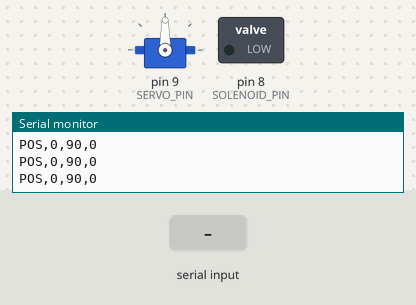
Bench run of a sketch on a simulated Arduino Uno, built with avr-gcc and run on an emulated ATmega328P. Parts: servo, switched loads named in the sketch (green lamp = pin HIGH), the last lines printed to the serial monitor. The test bench sets the inputs (shaded band).

Above: at 1.3 s.
1.4 s: "X\n" received over Serial
At 1.8 s:
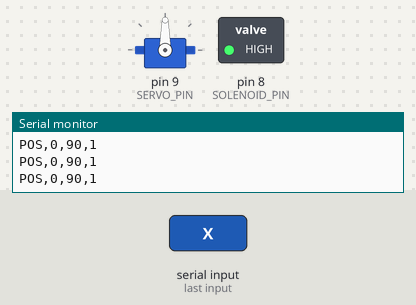
4.4 s: "B\n" received over Serial
Timing chart, 0 to 7.4 s (numbered marks = the images above; inputs shaded):
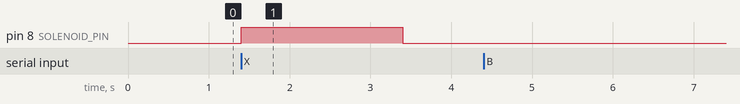

Measured:
- after the input at 1.4 s, pin 8 (SOLENOID_PIN): LOW → HIGH at once, → LOW 2.0 s later

The sketch:

sketch_oct6a.ino
```cpp
#include <Stepper.h>
#include <Servo.h>
#include <string.h>
#include <stdio.h>

// ==================== STEPPER MOTOR ====================

const int STEPS_PER_REVOLUTION = 2048;

const int IN1 = 4;
const int IN2 = 5;
const int IN3 = 6;
const int IN4 = 7;

Stepper motor(
  STEPS_PER_REVOLUTION,
  IN1, IN3, IN2, IN4
);

const long STEPPER_MAX_STEPS = STEPS_PER_REVOLUTION;

const int STEPPER_MIN_RPM = 1;
const int STEPPER_MAX_RPM = 12;
const int STEPPER_RESET_RPM = 8;

long stepperPosition = 0;
int stepperInput = 0;

// ==================== SERVO MOTOR ====================

Servo servo;

int servoAngle = 90;

const int SERVO_MIN_ANGLE = 15;
const int SERVO_MAX_ANGLE = 165;
const int SERVO_PIN = 9;

const int SERVO_SLOW_INTERVAL = 100;
const int SERVO_FAST_INTERVAL = 25;

int servoInput = 0;
unsigned long lastServoMoveTime = 0;

// ==================== TURRET RESET ====================

bool resetInProgress = false;

// ==================== SOLENOID ====================

const int SOLENOID_PIN = 8;

bool launching = false;
unsigned long launchStart = 0;
const unsigned long LAUNCH_DURATION = 2000;

// ==================== SERIAL INPUT ====================

char inputBuffer[40];
byte inputIndex = 0;

// ==================== PROCESS COMMAND ====================

void processCommand(char *line) {
  // Xbox X: activate solenoid
  if (strcmp(line, "X") == 0) {
    if (!launching) {
      digitalWrite(SOLENOID_PIN, HIGH);
      launchStart = millis();
      launching = true;
    }
    return;
  }

  // Xbox B: reset turret position
  if (strcmp(line, "B") == 0) {
    // Stop joystick-controlled movement.
    servoInput = 0;
    stepperInput = 0;

    // Command the servo back to straight up.
    servoAngle = 90;
    servo.write(servoAngle);

    // Return the stepper to tracked horizontal zero.
    resetInProgress = true;

    Serial.println("Turret reset started.");
    return;
  }

  // Ignore joystick commands during horizontal reset.
  if (resetInProgress) {
    return;
  }

  // Joystick command: J,servoValue,stepperValue
  if (strncmp(line, "J,", 2) == 0) {
    int newServoInput;
    int newStepperInput;

    if (sscanf(line + 2, "%d,%d",
               &newServoInput,
               &newStepperInput) == 2) {

      servoInput = constrain(newServoInput, -1000, 1000);
      stepperInput = constrain(newStepperInput, -1000, 1000);
    }
  }
}

// ==================== SETUP ====================

void setup() {
  Serial.begin(9600);

  motor.setSpeed(STEPPER_MIN_RPM);

  servo.attach(SERVO_PIN);
  servo.write(servoAngle);

  pinMode(SOLENOID_PIN, OUTPUT);
  digitalWrite(SOLENOID_PIN, LOW);

  Serial.println("Proportional turret controller ready.");
  Serial.println("J,servo,stepper: joystick control");
  Serial.println("X: activate solenoid");
  Serial.println("B: reset to horizontal 0, vertical 90");
  Serial.println("Stepper range: 0-360 degrees");
  Serial.println("Servo range: 15-165 degrees");
}

// ==================== MAIN LOOP ====================

void loop() {
  unsigned long now = millis();

  // Read newline-terminated serial messages.
  while (Serial.available() > 0) {
    char incoming = Serial.read();

    if (incoming == '\r') {
      continue;
    }

    if (incoming == '\n') {
      inputBuffer[inputIndex] = '\0';

      if (inputIndex > 0) {
        processCommand(inputBuffer);
      }

      inputIndex = 0;
    } else {
      if (inputIndex < sizeof(inputBuffer) - 1) {
        inputBuffer[inputIndex++] = incoming;
      } else {
        inputIndex = 0;
      }
    }
  }

  // ==================== HORIZONTAL RESET ====================

  if (resetInProgress) {
    // Move toward zero at a fixed, moderate speed.
    if (stepperPosition > 0) {
      motor.setSpeed(STEPPER_RESET_RPM);
      motor.step(-1);
      stepperPosition--;
    }

    if (stepperPosition <= 0) {
      stepperPosition = 0;
      stepperInput = 0;
      servoInput = 0;
      resetInProgress = false;

      Serial.println("Turret reset complete.");
    }
  }

  // ==================== NORMAL STEPPER CONTROL ====================

  else if (stepperInput != 0) {
    int magnitude = abs(stepperInput);

    int rpm = map(
      magnitude, 1, 1000,
      STEPPER_MIN_RPM, STEPPER_MAX_RPM
    );

    rpm = constrain(rpm, STEPPER_MIN_RPM, STEPPER_MAX_RPM);
    motor.setSpeed(rpm);

    // Positive = R; negative = L.
    if (stepperInput > 0 &&
        stepperPosition < STEPPER_MAX_STEPS) {
      motor.step(1);
      stepperPosition++;
    }
    else if (stepperInput < 0 &&
             stepperPosition > 0) {
      motor.step(-1);
      stepperPosition--;
    }
  }

  // ==================== SERVO CONTROL ====================

  if (!resetInProgress && servoInput != 0) {
    int magnitude = abs(servoInput);

    int moveInterval = map(
      magnitude, 1, 1000,
      SERVO_SLOW_INTERVAL, SERVO_FAST_INTERVAL
    );

    moveInterval = constrain(
      moveInterval,
      SERVO_FAST_INTERVAL,
      SERVO_SLOW_INTERVAL
    );

    if (now - lastServoMoveTime >=
        (unsigned long)moveInterval) {

      lastServoMoveTime = now;

      // Positive = UP; negative = DOWN.
      if (servoInput > 0 &&
          servoAngle < SERVO_MAX_ANGLE) {
        servoAngle++;
        servo.write(servoAngle);
      }
      else if (servoInput < 0 &&
               servoAngle > SERVO_MIN_ANGLE) {
        servoAngle--;
        servo.write(servoAngle);
      }
    }
  }

  // ==================== SOLENOID TIMER ====================

  if (launching &&
      now - launchStart >= LAUNCH_DURATION) {
    digitalWrite(SOLENOID_PIN, LOW);
    launching = false;
  }

  // ==================== TELEMETRY ====================

  static unsigned long lastTelemetryTime = 0;

  if (millis() - lastTelemetryTime >= 100) {
    lastTelemetryTime = millis();

    long stepperAngle =
      (stepperPosition * 360L) / STEPPER_MAX_STEPS;

    Serial.print("POS,");
    Serial.print(stepperAngle);
    Serial.print(",");
    Serial.print(servoAngle);
    Serial.print(",");
    Serial.println(launching ? 1 : 0);
  }
}
```
